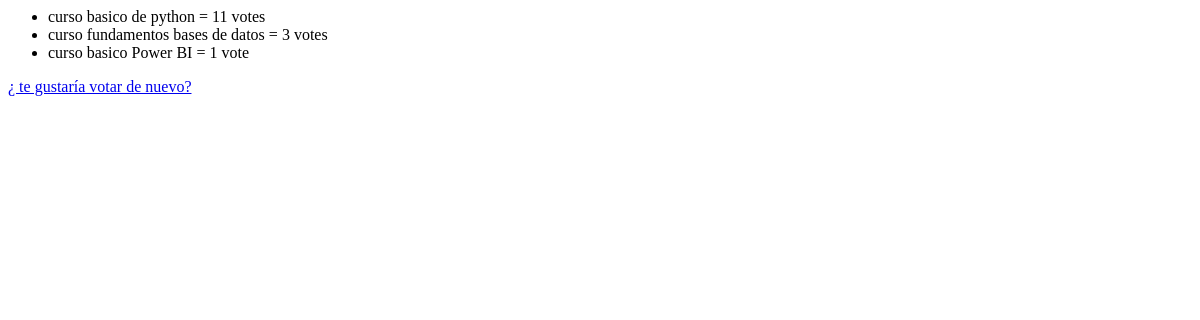
Before: /polls/1/results/ with the older database file.
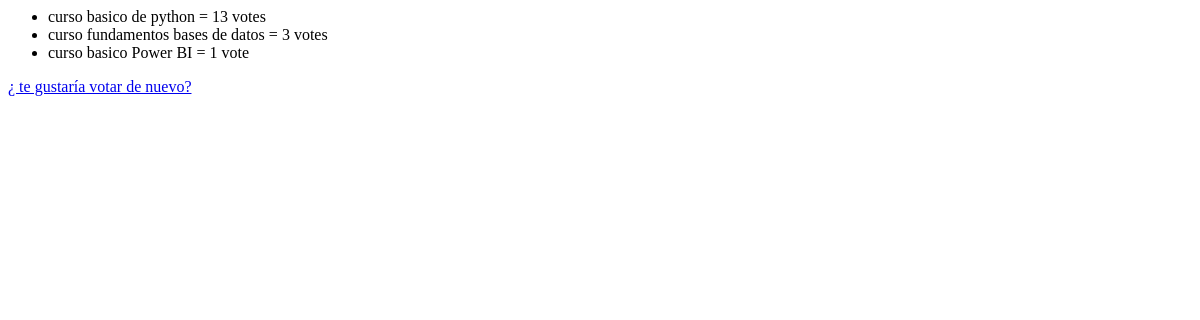
After: the same page with the newer database file.
### polls/models.py (models this page shows, shortened)
class Choice(models.Model):
    question = models.ForeignKey(Question, on_delete=models.CASCADE)
    choice_text = models.CharField(max_length=200)
    votes = models.IntegerField(default=0)

### polls/views.py (the view)
# urls.py: path("<int:pk>/results/", views.ResultView.as_view(), name="results"),
class ResultView(generic.DetailView):
    model = Question
    template_name = "polls/results.html"

### polls/templates/polls/results.html (shortened to what this page needs)
<ul>
{% for choice in question.choice_set.all %}
    <li>
        {{choice.choice_text}} = {{choice.votes}} vote{{choice.votes | pluralize}}
    </li>
{% endfor %}
</ul>
<a href="{% url 'polls:detail' question.id %}">¿ te gustaría votar de nuevo?</a>

Changed rows visible on the page:
changed Choice "curso basico de python": votes "11" → "13"
